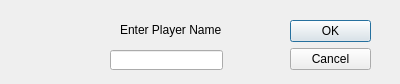
<?xml version="1.0" encoding="UTF-8"?>
<ui version="4.0">
 <class>AddPlayerToGame</class>
 <widget class="QDialog" name="AddPlayerToGame">
  <property name="geometry">
   <rect>
    <x>0</x>
    <y>0</y>
    <width>400</width>
    <height>84</height>
   </rect>
  </property>
  <property name="windowTitle">
   <string>Dialog</string>
  </property>
  <widget class="QDialogButtonBox" name="buttonBox">
   <property name="geometry">
    <rect>
     <x>290</x>
     <y>20</y>
     <width>81</width>
     <height>241</height>
    </rect>
   </property>
   <property name="orientation">
    <enum>Qt::Vertical</enum>
   </property>
   <property name="standardButtons">
    <set>QDialogButtonBox::Cancel|QDialogButtonBox::Ok</set>
   </property>
  </widget>
  <widget class="QLineEdit" name="lineEdit">
   <property name="geometry">
    <rect>
     <x>110</x>
     <y>50</y>
     <width>113</width>
     <height>20</height>
    </rect>
   </property>
  </widget>
  <widget class="QLabel" name="lineEditLabel">
   <property name="geometry">
    <rect>
     <x>120</x>
     <y>20</y>
     <width>111</width>
     <height>20</height>
    </rect>
   </property>
   <property name="text">
    <string>Enter Player Name</string>
   </property>
  </widget>
 </widget>
 <resources/>
 <connections>
  <connection>
   <sender>buttonBox</sender>
   <signal>accepted()</signal>
   <receiver>AddPlayerToGame</receiver>
   <slot>accept()</slot>
   <hints>
    <hint type="sourcelabel">
     <x>248</x>
     <y>254</y>
    </hint>
    <hint type="destinationlabel">
     <x>157</x>
     <y>274</y>
    </hint>
   </hints>
  </connection>
  <connection>
   <sender>buttonBox</sender>
   <signal>rejected()</signal>
   <receiver>AddPlayerToGame</receiver>
   <slot>reject()</slot>
   <hints>
    <hint type="sourcelabel">
     <x>316</x>
     <y>260</y>
    </hint>
    <hint type="destinationlabel">
     <x>286</x>
     <y>274</y>
    </hint>
   </hints>
  </connection>
 </connections>
</ui>
